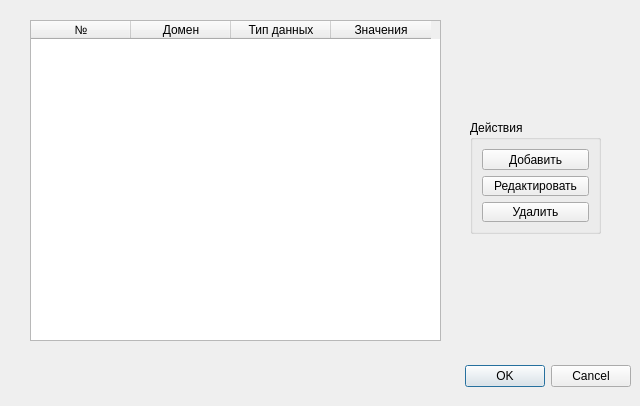
<?xml version="1.0" encoding="UTF-8"?>
<ui version="4.0">
 <class>Dialog</class>
 <widget class="QDialog" name="Dialog">
  <property name="geometry">
   <rect>
    <x>0</x>
    <y>0</y>
    <width>640</width>
    <height>406</height>
   </rect>
  </property>
  <property name="windowTitle">
   <string>Список доменов</string>
  </property>
  <widget class="QDialogButtonBox" name="buttonBox">
   <property name="geometry">
    <rect>
     <x>10</x>
     <y>360</y>
     <width>621</width>
     <height>32</height>
    </rect>
   </property>
   <property name="orientation">
    <enum>Qt::Horizontal</enum>
   </property>
   <property name="standardButtons">
    <set>QDialogButtonBox::Cancel|QDialogButtonBox::Ok</set>
   </property>
  </widget>
  <widget class="QTableWidget" name="tableWidget">
   <property name="geometry">
    <rect>
     <x>30</x>
     <y>20</y>
     <width>411</width>
     <height>321</height>
    </rect>
   </property>
   <property name="columnCount">
    <number>4</number>
   </property>
   <column>
    <property name="text">
     <string>№</string>
    </property>
   </column>
   <column>
    <property name="text">
     <string>Домен</string>
    </property>
   </column>
   <column>
    <property name="text">
     <string>Тип данных</string>
    </property>
   </column>
   <column>
    <property name="text">
     <string>Значения</string>
    </property>
   </column>
  </widget>
  <widget class="QGroupBox" name="groupBox">
   <property name="geometry">
    <rect>
     <x>470</x>
     <y>120</y>
     <width>131</width>
     <height>114</height>
    </rect>
   </property>
   <property name="title">
    <string>Действия</string>
   </property>
   <layout class="QVBoxLayout" name="verticalLayout">
    <item>
     <widget class="QPushButton" name="buttonAdd">
      <property name="text">
       <string>Добавить</string>
      </property>
     </widget>
    </item>
    <item>
     <widget class="QPushButton" name="buttonEdit">
      <property name="text">
       <string>Редактировать</string>
      </property>
     </widget>
    </item>
    <item>
     <widget class="QPushButton" name="buttonDelete">
      <property name="text">
       <string>Удалить</string>
      </property>
     </widget>
    </item>
   </layout>
  </widget>
 </widget>
 <resources/>
 <connections>
  <connection>
   <sender>buttonBox</sender>
   <signal>accepted()</signal>
   <receiver>Dialog</receiver>
   <slot>accept()</slot>
   <hints>
    <hint type="sourcelabel">
     <x>248</x>
     <y>254</y>
    </hint>
    <hint type="destinationlabel">
     <x>157</x>
     <y>274</y>
    </hint>
   </hints>
  </connection>
  <connection>
   <sender>buttonBox</sender>
   <signal>rejected()</signal>
   <receiver>Dialog</receiver>
   <slot>reject()</slot>
   <hints>
    <hint type="sourcelabel">
     <x>316</x>
     <y>260</y>
    </hint>
    <hint type="destinationlabel">
     <x>286</x>
     <y>274</y>
    </hint>
   </hints>
  </connection>
 </connections>
</ui>
